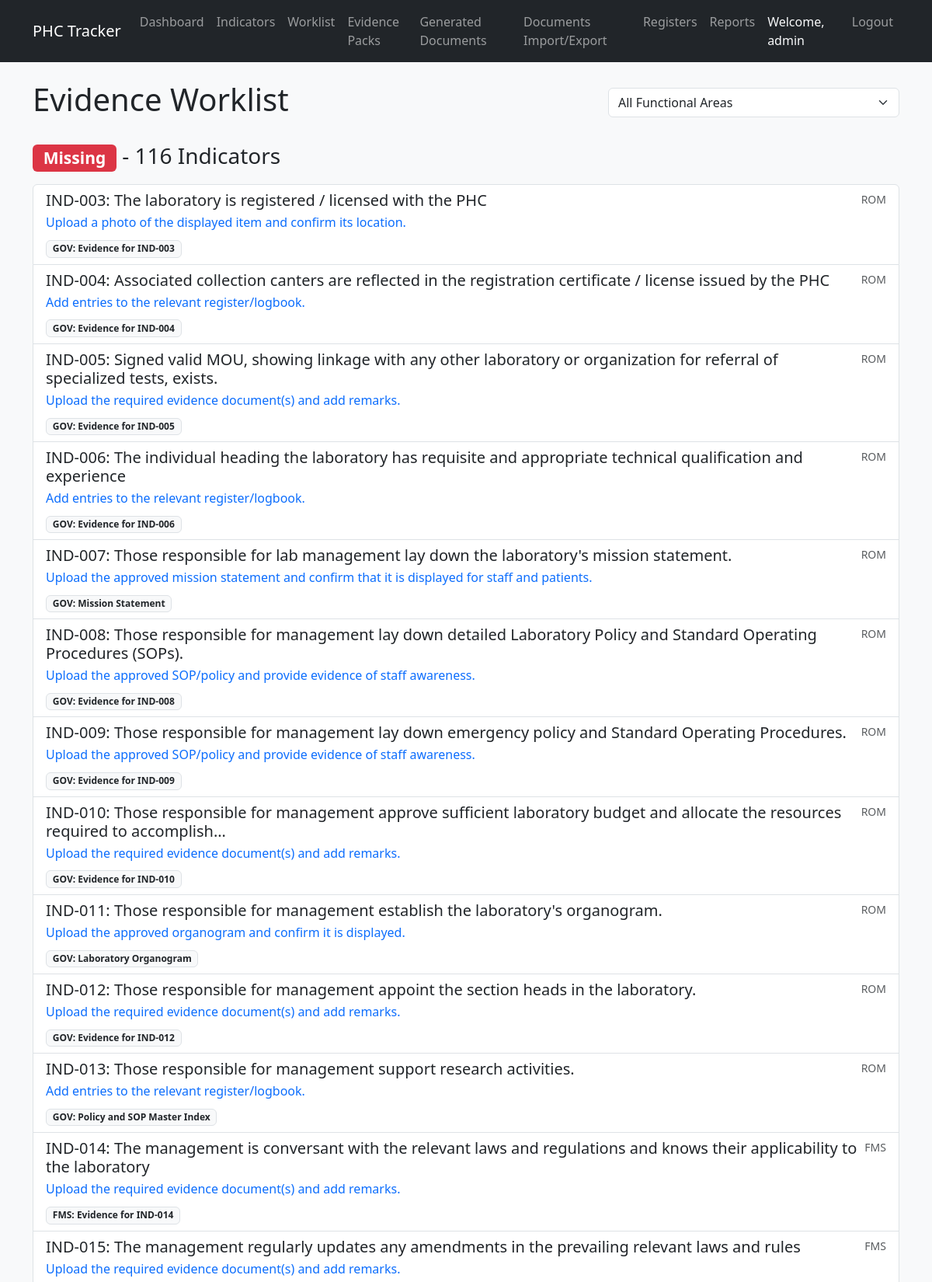
The app's page /evidence/worklist/ (signed in, upper part) with its own data.
### indicators/models.py (models this page shows, shortened)
class Indicator(models.Model):
    indicator_no = models.CharField(max_length=50, unique=True)
    functional_area_code = models.CharField(max_length=50)
    functional_area_name = models.CharField(max_length=255)
    standard_no = models.CharField(max_length=50)
    standard_code = models.CharField(max_length=50)
    standard_title = models.CharField(max_length=500)
    indicator_text = models.TextField()
    compliance_requirement = models.TextField(blank=True, null=True)
    surveyor_check = models.TextField(blank=True, null=True)
    scoring_note = models.TextField(blank=True, null=True)
    max_score = models.IntegerField(default=10)
    weightage_percent = models.IntegerField(default=100)
    partial_allowed = models.BooleanField(default=False)
    partial_score_percent = models.IntegerField(default=80)
    source_reference = models.CharField(max_length=255, blank=True, null=True)
    is_locked = models.BooleanField(default=True)
    created_at = models.DateTimeField(auto_now_add=True)
    updated_at = models.DateTimeField(auto_now=True)
    @property
    def calculated_status(self):
        reqs = self.evidence_requirements.all()
        if not reqs.exists():
            return FulfillmentStatus.MISSING
        statuses = [req.status for req in reqs]
        if all(s == FulfillmentStatus.VERIFIED for s in statuses):
            return FulfillmentStatus.VERIFIED
        if all(s in [FulfillmentStatus.VERIFIED, FulfillmentStatus.READY] for s in statuses):
            return FulfillmentStatus.READY
        if any(s != FulfillmentStatus.MISSING for s in statuses):
            return FulfillmentStatus.PARTIAL
        return FulfillmentStatus.MISSING

### evidence/models.py (models this page shows, shortened)
class IndicatorEvidenceProfile(models.Model):
    indicator = models.OneToOneField('indicators.Indicator', on_delete=models.CASCADE, related_name='evidence_profile')
    primary_evidence_type = models.CharField(max_length=50, choices=PrimaryEvidenceType.choices, default=PrimaryEvidenceType.OTHER)
    upload_required = models.BooleanField(default=False)
    register_required = models.BooleanField(default=False)
    physical_proof_required = models.BooleanField(default=False)
    display_required = models.BooleanField(default=False)
    staff_awareness_required = models.BooleanField(default=False)
    approval_required = models.BooleanField(default=False)
    recurring_required = models.BooleanField(default=False)
    recurrence_frequency = models.CharField(max_length=50, choices=RecurrenceFrequency.choices, default=RecurrenceFrequency.NONE)
    suggested_register = models.ForeignKey('registers.RegisterDefinition', on_delete=models.SET_NULL, null=True, blank=True)
    display_location = models.CharField(max_length=255, blank=True, null=True)
    physical_verification_note = models.TextField(blank=True, null=True)
    staff_awareness_note = models.TextField(blank=True, null=True)
    readiness_rule = models.TextField(blank=True, null=True)
    partial_rule = models.TextField(blank=True, null=True)
    missing_rule = models.TextField(blank=True, null=True)
    user_action_prompt = models.TextField(blank=True, null=True)
    ai_mapping_notes = models.TextField(blank=True, null=True)
    profile_confidence = models.CharField(max_length=50, choices=ProfileConfidence.choices, default=ProfileConfidence.LOW)
    profile_source = models.CharField(max_length=50, choices=ProfileSource.choices, default=ProfileSource.MANUAL_REVIEWED)
    active = models.BooleanField(default=True)
    created_at = models.DateTimeField(auto_now_add=True)
    updated_at = models.DateTimeField(auto_now=True)

class PlannedEvidenceDocument(models.Model):
    title = models.CharField(max_length=255)
    code = models.CharField(max_length=50, unique=True)
    batch = models.ForeignKey(DocumentBatch, on_delete=models.CASCADE, related_name='planned_documents')
    document_kind = models.CharField(max_length=50, choices=DocumentKind.choices, default=DocumentKind.OTHER)
    generation_status = models.CharField(max_length=50, choices=GenerationStatus.choices, default=GenerationStatus.PLANNED)
    evidence_nature = models.CharField(max_length=50, choices=EvidenceNature.choices, default=EvidenceNature.ONE_TIME)
    frequency = models.CharField(max_length=50, choices=RecurrenceFrequency.choices, default=RecurrenceFrequency.NONE)
    description = models.TextField(blank=True, null=True)
    practical_instructions = models.TextField(blank=True, null=True)
    suggested_file_name = models.CharField(max_length=255, blank=True, null=True)
    physical_file_section = models.CharField(max_length=255, blank=True, null=True)
    display_location = models.CharField(max_length=255, blank=True, null=True)
    staff_awareness_needed = models.BooleanField(default=False)
    physical_confirmation_needed = models.BooleanField(default=False)
    display_confirmation_needed = models.BooleanField(default=False)
    upload_needed = models.BooleanField(default=True)
    register_entry_needed = models.BooleanField(default=False)
    linked_register = models.ForeignKey('registers.RegisterDefinition', on_delete=models.SET_NULL, null=True, blank=True)
    is_combined_document = models.BooleanField(default=False)
    can_satisfy_multiple_indicators = models.BooleanField(default=False)
    priority = models.CharField(max_length=50, choices=Priority.choices, default=Priority.MEDIUM)
    sort_order = models.IntegerField(default=0)
    indicators = models.ManyToManyField('indicators.Indicator', blank=True, related_name='planned_documents')
    evidence_requirements = models.ManyToManyField('evidence.EvidenceRequirement', blank=True, related_name='planned_documents')
    created_at = models.DateTimeField(auto_now_add=True)
    updated_at = models.DateTimeField(auto_now=True)

class DocumentBatch(models.Model):
    name = models.CharField(max_length=255)
    code = models.CharField(max_length=50, unique=True)
    description = models.TextField(blank=True, null=True)
    functional_area = models.CharField(max_length=50, blank=True, null=True)
    sequence_order = models.IntegerField(default=0)
    priority = models.CharField(max_length=50, choices=Priority.choices, default=Priority.MEDIUM)
    batch_type = models.CharField(max_length=50, choices=BatchType.choices, default=BatchType.MIXED)
    active = models.BooleanField(default=True)
    created_at = models.DateTimeField(auto_now_add=True)
    updated_at = models.DateTimeField(auto_now=True)
    class Meta:
        verbose_name_plural = "Document Batches"

### evidence/views.py (the view)
# urls.py: path('worklist/', views.evidence_worklist, name='evidence_worklist'),
@login_required
def evidence_worklist(request):
    indicators = Indicator.objects.all().select_related('evidence_profile').prefetch_related('planned_documents', 'planned_documents__batch').order_by('indicator_no')
    func_area = request.GET.get('functional_area')
    if func_area:
        indicators = indicators.filter(functional_area_code=func_area)
    grouped_indicators = {
        'MISSING': [],
        'PARTIAL': [],
        'READY': [],
        'VERIFIED': [],
    }
    for ind in indicators:
        status = ind.calculated_status
        if status in grouped_indicators:
            grouped_indicators[status].append(ind)
    context = {
        'grouped_indicators': grouped_indicators,
        'functional_areas': Indicator.objects.values_list('functional_area_code', 'functional_area_name').distinct(),
        'selected_area': func_area,
    }
    return render(request, 'evidence/worklist.html', context)

### evidence/templates/evidence/worklist.html (shortened to what this page needs)
{% extends 'base.html' %}
{% block content %}
<div class="d-flex justify-content-between align-items-center mb-4">
    <h1>Evidence Worklist</h1>
    <form method="get" class="d-flex gap-2">
        <select name="functional_area" class="form-select" onchange="this.form.submit()">
            <option value="">All Functional Areas</option>
        </select>
    </form>
</div>
{% for status, indicators in grouped_indicators.items %}
    {% if indicators %}
        <div class="mb-5">
            <h3 class="mb-3">
                {% if status == 'MISSING' %}
                    <span class="badge bg-danger">Missing</span>
                {% elif status == 'PARTIAL' %}
                    <span class="badge bg-warning text-dark">Partial</span>
                {% elif status == 'READY' %}
                    <span class="badge bg-info text-dark">Ready for Review</span>
                {% elif status == 'VERIFIED' %}
                    <span class="badge bg-success">Verified</span>
                {% endif %}
                - {{ indicators|length }} Indicator{{ indicators|length|pluralize }}
            </h3>
            <div class="list-group">
                {% for indicator in indicators %}
                <a href="{% url 'indicator_detail' indicator.pk %}" class="list-group-item list-group-item-action">
                    <div class="d-flex w-100 justify-content-between">
                        <h5 class="mb-1">{{ indicator.indicator_no }}: {{ indicator.indicator_text|truncatechars:120 }}</h5>
                        <small class="text-muted">{{ indicator.functional_area_code }}</small>
                    </div>
                    {% if indicator.evidence_profile %}
                        <p class="mb-1 text-primary">{{ indicator.evidence_profile.user_action_prompt }}</p>
                    {% endif %}
                    {% if indicator.planned_documents.exists %}
                        <div class="mt-2">
                            {% for pdoc in indicator.planned_documents.all %}
                                <span class="badge bg-light text-dark border me-1">
                                     {{ pdoc.batch.code }}: {{ pdoc.title }}
                                </span>
                            {% endfor %}
                        </div>
                    {% endif %}
                </a>
                {% endfor %}
            </div>
        </div>
    {% endif %}
{% endfor %}
{% endblock %}

### templates/base.html (shortened to what this page needs)
<!DOCTYPE html>
<html lang="en">
<head>
    <link href="https://cdn.jsdelivr.net/npm/bootstrap@5.3.0/dist/css/bootstrap.min.css" rel="stylesheet">
    <link href="{% load static %}{% static 'css/style.css' %}" rel="stylesheet">
</head>
<body>
    <nav class="navbar navbar-expand-lg navbar-dark bg-dark">
        <div class="container">
            <a class="navbar-brand" href="/">PHC Tracker</a>
            <div class="collapse navbar-collapse" id="navbarNav">
                <ul class="navbar-nav me-auto">
                    <li class="nav-item">
                        <a class="nav-link" href="/">Dashboard</a>
                    </li>
                    <li class="nav-item">
                        <a class="nav-link" href="/indicators/">Indicators</a>
                    </li>
                    <li class="nav-item">
                        <a class="nav-link" href="{% url 'evidence_worklist' %}">Worklist</a>
                    </li>
                    <li class="nav-item">
                        <a class="nav-link" href="{% url 'batch_list' %}">Evidence Packs</a>
                    </li>
                    <li class="nav-item">
                        <a class="nav-link" href="{% url 'generated_document_list' %}">Generated Documents</a>
                    </li>
                    <li class="nav-item">
                        <a class="nav-link" href="{% url 'document_transfer_center' %}">Documents Import/Export</a>
                    </li>
                    <li class="nav-item">
                        <a class="nav-link" href="/registers/">Registers</a>
                    </li>
                    <li class="nav-item">
                        <a class="nav-link" href="/reports/">Reports</a>
                    </li>
                </ul>
                <ul class="navbar-nav">
                    {% if user.is_authenticated %}
                        <li class="nav-item">
                            <span class="nav-link text-light">Welcome, {{ user.username }}</span>
                        </li>
                        <li class="nav-item">
                            <form method="post" action="{% url 'logout' %}">
                                <button type="submit" class="btn btn-link nav-link">Logout</button>
                            </form>
                        </li>
                    {% else %}
                        <li class="nav-item">
                            <a class="nav-link" href="{% url 'login' %}">Login</a>
                        </li>
                    {% endif %}
                </ul>
            </div>
        </div>
    </nav>
    <div class="container mt-4">
        {% block content %}{% endblock %}
    </div>
</body>
</html>

### static/css/style.css (style rules this page uses)
body { background-color: #f8f9fa; }

### records on screen
Indicator: indicator_no "IND-003", indicator_text "The laboratory is registered / licensed with the PHC", functional_area_code "ROM", evidence_profile.user_action_prompt "Upload a photo of the displayed item and confirm its location."
PlannedEvidenceDocument: batch.code "GOV", title "Evidence for IND-003"
Indicator: indicator_no "IND-004", indicator_text "Associated collection canters are reflected in the registration certificate / license issued by the PHC", functional_area_code "ROM", evidence_profile.user_action_prompt "Add entries to the relevant register/logbook."
PlannedEvidenceDocument: batch.code "GOV", title "Evidence for IND-004"
Indicator: indicator_no "IND-005", indicator_text "Signed valid MOU, showing linkage with any other laboratory or organization for referral of specialized tests, exists.", functional_area_code "ROM", evidence_profile.user_action_prompt "Upload the required evidence document(s) and add remarks."
PlannedEvidenceDocument: batch.code "GOV", title "Evidence for IND-005"
Indicator: indicator_no "IND-006", indicator_text "The individual heading the laboratory has requisite and appropriate technical qualification and experience", functional_area_code "ROM", evidence_profile.user_action_prompt "Add entries to the relevant register/logbook."
PlannedEvidenceDocument: batch.code "GOV", title "Evidence for IND-006"
Indicator: indicator_no "IND-007", indicator_text "Those responsible for lab management lay down the laboratory's mission statement.", functional_area_code "ROM", evidence_profile.user_action_prompt "Upload the approved mission statement and confirm that it is displayed for staff and patients."
PlannedEvidenceDocument: batch.code "GOV", title "Mission Statement"
Indicator: indicator_no "IND-008", indicator_text "Those responsible for management lay down detailed Laboratory Policy and Standard Operating Procedures (SOPs).", functional_area_code "ROM", evidence_profile.user_action_prompt "Upload the approved SOP/policy and provide evidence of staff awareness."
PlannedEvidenceDocument: batch.code "GOV", title "Evidence for IND-008"
Indicator: indicator_no "IND-009", indicator_text "Those responsible for management lay down emergency policy and Standard Operating Procedures.", functional_area_code "ROM", evidence_profile.user_action_prompt "Upload the approved SOP/policy and provide evidence of staff awareness."
PlannedEvidenceDocument: batch.code "GOV", title "Evidence for IND-009"
Indicator: indicator_no "IND-010", indicator_text "Those responsible for management approve sufficient laboratory budget and allocate the resources required to accomplish…", functional_area_code "ROM", evidence_profile.user_action_prompt "Upload the required evidence document(s) and add remarks."
PlannedEvidenceDocument: batch.code "GOV", title "Evidence for IND-010"
Indicator: indicator_no "IND-011", indicator_text "Those responsible for management establish the laboratory's organogram.", functional_area_code "ROM", evidence_profile.user_action_prompt "Upload the approved organogram and confirm it is displayed."
PlannedEvidenceDocument: batch.code "GOV", title "Laboratory Organogram"
Indicator: indicator_no "IND-012", indicator_text "Those responsible for management appoint the section heads in the laboratory.", functional_area_code "ROM", evidence_profile.user_action_prompt "Upload the required evidence document(s) and add remarks."
PlannedEvidenceDocument: batch.code "GOV", title "Evidence for IND-012"
Indicator: indicator_no "IND-013", indicator_text "Those responsible for management support research activities.", functional_area_code "ROM", evidence_profile.user_action_prompt "Add entries to the relevant register/logbook."
PlannedEvidenceDocument: batch.code "GOV", title "Policy and SOP Master Index"
Indicator: indicator_no "IND-014", indicator_text "The management is conversant with the relevant laws and regulations and knows their applicability to the laboratory", functional_area_code "FMS", evidence_profile.user_action_prompt "Upload the required evidence document(s) and add remarks."
PlannedEvidenceDocument: batch.code "FMS", title "Evidence for IND-014"
Indicator: indicator_no "IND-015", indicator_text "The management regularly updates any amendments in the prevailing relevant laws and rules", functional_area_code "FMS", evidence_profile.user_action_prompt "Upload the required evidence document(s) and add remarks."

### other values on screen
{{ user.username }} "admin"
{{ indicators|length }} "116"
